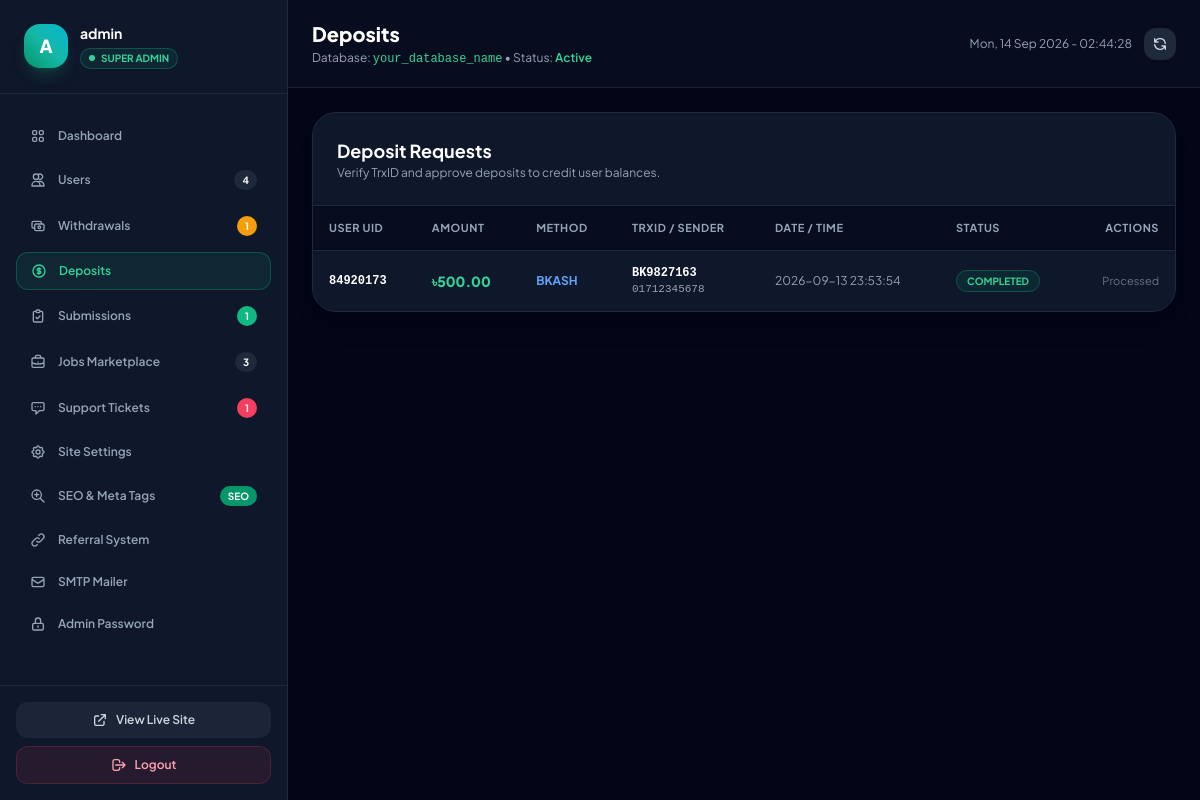
Page /admin/index.php?tab=deposits (signed in) on the committed database.
### tables this page shows
CREATE TABLE `wallet_transactions` (
  `id` VARCHAR(50) PRIMARY KEY,
  `user_id` VARCHAR(50) NOT NULL,
  `type` ENUM('deposit', 'withdrawal', 'task_earning', 'job_post', 'referral_bonus', 'daily_streak', 'campaign_spend') NOT NULL,
  `title` VARCHAR(255) NOT NULL,
  `title_bn` VARCHAR(255) NOT NULL,
  `amount_bdt` DECIMAL(12,2) NOT NULL,
  `amount_usd` DECIMAL(12,2) NOT NULL,
  `method` VARCHAR(50) NULL,
  `account_number` VARCHAR(50) NULL,
  `trx_id` VARCHAR(100) NULL,
  `status` ENUM('completed', 'pending', 'rejected') DEFAULT 'pending',
  `note` TEXT NULL,
  `created_at` DATETIME DEFAULT CURRENT_TIMESTAMP
);

### includes/functions.php (called while the page is built, shortened)
<?php
require_once __DIR__ . '/../config/env.php';
if (!function_exists('app_url')) {
    function app_url($path = '') {
        $base = get_base_app_url();
        $trimmedPath = ltrim($path, '/');
        return $trimmedPath ? "$base/$trimmedPath" : $base;
    }
}
if (!function_exists('sanitize_output')) {
    function sanitize_output($string) {
        return htmlspecialchars((string)$string, ENT_QUOTES | ENT_SUBSTITUTE, 'UTF-8');
    }
}

### config/env.php (called while the page is built, shortened)
<?php
if (!function_exists('env')) {
    function env($key, $default = null) {
        $val = getenv($key);
        if ($val !== false) {
            return $val;
        }
        return $default;
    }
}
if (!function_exists('get_base_app_url')) {
    function get_base_app_url() {
        $configured = env('APP_URL');
        $isHttps = (
            (!empty($_SERVER['HTTPS']) && $_SERVER['HTTPS'] !== 'off') ||
            (!empty($_SERVER['HTTP_X_FORWARDED_PROTO']) && $_SERVER['HTTP_X_FORWARDED_PROTO'] === 'https') ||
            (!empty($_SERVER['SERVER_PORT']) && $_SERVER['SERVER_PORT'] == 443)
        );
        $protocol = $isHttps ? 'https://' : 'http://';
        $host = $_SERVER['HTTP_HOST'] ?? 'localhost';
        return rtrim($protocol . $host, '/');
    }
}

### admin/index.php (the view, shortened to what this page needs)
<?php
require_once __DIR__ . '/../config/env.php';
require_once __DIR__ . '/../includes/functions.php';
$db = get_db();
    ?>
    <?php
$tab = $_GET['tab'] ?? 'dashboard';
if ($db) {
    try {
        $kpiUsers = (int)$db->query("SELECT COUNT(*) FROM users")->fetchColumn();
        $kpiJobs = (int)$db->query("SELECT COUNT(*) FROM jobs WHERE status = 'active'")->fetchColumn();
        $kpiPendingWithdrawals = (int)$db->query("SELECT COUNT(*) FROM wallet_transactions WHERE type = 'withdrawal' AND status = 'pending'")->fetchColumn();
        $kpiPendingDeposits = (int)$db->query("SELECT COUNT(*) FROM wallet_transactions WHERE type = 'deposit' AND status = 'pending'")->fetchColumn();
        $kpiPendingSubmissions = (int)$db->query("SELECT COUNT(*) FROM task_submissions WHERE status = 'pending'")->fetchColumn();
        $kpiOpenTickets = (int)$db->query("SELECT COUNT(*) FROM support_tickets WHERE status IN ('open', 'in_progress')")->fetchColumn();
    } catch (Exception $e) {}
}
$adminUsername = $_SESSION['admin_username'] ?? 'Admin';
?>
<!DOCTYPE html>
<html lang="en" class="dark">
<head>
  <script src="https://cdn.tailwindcss.com"></script>
</head>
<body class="bg-slate-950 text-slate-100 min-h-screen flex flex-col antialiased selection:bg-emerald-500 selection:text-white">
  <div class="flex-1 flex min-h-screen">
    <aside id="sidebarDrawer" class="fixed inset-y-0 left-0 z-50 w-72 bg-slate-900 border-r border-slate-800 flex flex-col transition-transform duration-300 transform -translate-x-full lg:translate-x-0 lg:static lg:z-auto">
      <div class="p-6 border-b border-slate-800 flex items-center justify-between">
        <div class="flex items-center gap-3">
          <div class="w-11 h-11 rounded-2xl bg-gradient-to-tr from-emerald-600 via-teal-500 to-cyan-500 flex items-center justify-center font-black text-white text-lg shadow-lg shadow-emerald-500/20">
            <?= strtoupper(substr($adminUsername, 0, 1)) ?>
          </div>
          <div>
            <h2 class="font-bold text-white text-sm leading-snug"><?= sanitize_output($adminUsername) ?></h2>
            <div class="inline-flex items-center gap-1.5 px-2 py-0.5 rounded-full bg-emerald-500/10 border border-emerald-500/30 text-[10px] font-bold text-emerald-400 mt-0.5">
              <span class="w-1.5 h-1.5 rounded-full bg-emerald-400 animate-pulse"></span>
              SUPER ADMIN
            </div>
          </div>
        </div>
      </div>
      <nav class="flex-1 px-4 py-6 space-y-1.5 overflow-y-auto custom-scrollbar">
        <?php
        foreach ($navItems as $k => $item):
            $isActive = ($tab === $k);
        ?>
          <a href="<?= app_url('admin/index.php?tab=' . $k) ?>" class="flex items-center justify-between px-3.5 py-2.5 rounded-xl text-xs font-semibold transition-all <?= $isActive ? 'bg-emerald-500/10 text-emerald-400 border border-emerald-500/30 shadow-sm' : 'text-slate-400 hover:text-white hover:bg-slate-800/60' ?>">
            <div class="flex items-center gap-3">
              <svg class="w-4 h-4 shrink-0 <?= $isActive ? 'text-emerald-400' : 'text-slate-400' ?>" fill="none" stroke="currentColor" viewBox="0 0 24 24"><?= $item['icon'] ?></svg>
              <span><?= $item['label'] ?></span>
            </div>
            <?php if (!empty($item['badge'])): ?>
              <span class="px-2 py-0.5 rounded-full text-[10px] font-bold text-white <?= $item['badgeColor'] ?? 'bg-slate-800 text-slate-300' ?>"><?= $item['badge'] ?></span>
            <?php endif; ?>
          </a>
        <?php endforeach; ?>
      </nav>
      <div class="p-4 border-t border-slate-800 space-y-2">
        <a href="<?= app_url() ?>" target="_blank" class="w-full flex items-center justify-center gap-2 py-2.5 px-4 rounded-xl bg-slate-800/80 hover:bg-slate-800 text-slate-300 hover:text-white text-xs font-semibold transition-colors">
          <svg class="w-4 h-4" fill="none" stroke="currentColor" viewBox="0 0 24 24"><path stroke-linecap="round" stroke-linejoin="round" stroke-width="2" d="M10 6H6a2 2 0 00-2 2v10a2 2 0 002 2h10a2 2 0 002-2v-4M14 4h6m0 0v6m0-6L10 14"/></svg>
          <span>View Live Site</span>
        </a>
        <a href="<?= app_url('admin/index.php?action=logout') ?>" class="w-full flex items-center justify-center gap-2 py-2.5 px-4 rounded-xl bg-rose-500/10 hover:bg-rose-500/20 text-rose-300 text-xs font-semibold transition-colors border border-rose-500/20">
          <svg class="w-4 h-4" fill="none" stroke="currentColor" viewBox="0 0 24 24"><path stroke-linecap="round" stroke-linejoin="round" stroke-width="2" d="M17 16l4-4m0 0l-4-4m4 4H7m6 4v1a3 3 0 01-3 3H6a3 3 0 01-3-3V7a3 3 0 013-3h4a3 3 0 013 3v1"/></svg>
          <span>Logout</span>
        </a>
      </div>
    </aside>
    <main class="flex-1 flex flex-col min-w-0 bg-slate-950 overflow-y-auto">
      <header class="px-6 py-5 bg-slate-900/40 border-b border-slate-800/80 flex items-center justify-between">
        <div>
          <h1 class="text-xl font-black text-white capitalize"><?= str_replace('_', ' ', $tab) ?></h1>
          <p class="text-xs text-slate-400 mt-0.5">Database: <span class="text-emerald-400 font-mono"><?= env('DB_NAME', 'bahubal2_Amaderjob8383') ?></span> &bull; Status: <span class="text-emerald-400 font-semibold">Active</span></p>
        </div>
        <div class="flex items-center gap-3">
          <span class="text-xs text-slate-400 hidden sm:inline"><?= date('D, d M Y - H:i:s') ?></span>
          <a href="<?= app_url('admin/index.php?tab=' . $tab) ?>" class="p-2 rounded-xl bg-slate-800 text-slate-300 hover:text-white transition-colors" title="Refresh">
            <svg class="w-4 h-4" fill="none" stroke="currentColor" viewBox="0 0 24 24"><path stroke-linecap="round" stroke-linejoin="round" stroke-width="2" d="M4 4v5h.582m15.356 2A8.001 8.001 0 004.582 9m0 0H9m11 11v-5h-.581m0 0a8.003 8.003 0 01-15.357-2m15.357 2H15"/></svg>
          </a>
        </div>
      </header>
      <div class="p-6 space-y-6">
        <?php if ($tab === 'deposits'): ?>
          <div class="bg-slate-900 rounded-3xl border border-slate-800 shadow-xl overflow-hidden">
            <div class="p-6 border-b border-slate-800">
              <h2 class="text-lg font-bold text-white">Deposit Requests</h2>
              <p class="text-xs text-slate-400">Verify TrxID and approve deposits to credit user balances.</p>
            </div>
            <?php
            $dList = [];
            if ($db) {
                try {
                    $dStmt = $db->query("SELECT * FROM wallet_transactions WHERE type = 'deposit' ORDER BY created_at DESC LIMIT 200");
                    $dList = $dStmt->fetchAll();
                } catch (Exception $e) {}
            }
            ?>
            <?php if (empty($dList)): ?>
              <div class="p-12 text-center text-slate-400 text-xs">No deposit records found in database.</div>
            <?php else: ?>
              <div class="overflow-x-auto">
                <table class="w-full text-left text-xs text-slate-300">
                  <thead class="bg-slate-950/60 text-slate-400 font-bold uppercase tracking-wider text-[11px] border-b border-slate-800">
                    <tr>
                      <th class="py-3.5 px-4">User UID</th>
                      <th class="py-3.5 px-4">Amount</th>
                      <th class="py-3.5 px-4">Method</th>
                      <th class="py-3.5 px-4">TrxID / Sender</th>
                      <th class="py-3.5 px-4">Date / Time</th>
                      <th class="py-3.5 px-4">Status</th>
                      <th class="py-3.5 px-4 text-right">Actions</th>
                    </tr>
                  </thead>
                  <tbody class="divide-y divide-slate-800/60">
                    <?php foreach ($dList as $item): ?>
                      <tr class="hover:bg-slate-800/30 transition-colors">
                        <td class="py-3.5 px-4 font-mono font-bold text-white"><?= sanitize_output($item['user_id']) ?></td>
                        <td class="py-3.5 px-4 font-black text-emerald-400 text-sm">৳<?= number_format($item['amount_bdt'], 2) ?></td>
                        <td class="py-3.5 px-4 uppercase font-bold text-blue-400"><?= sanitize_output($item['method'] ?? 'bKash') ?></td>
                        <td class="py-3.5 px-4 font-mono text-slate-200">
                          <span class="font-bold text-white"><?= sanitize_output($item['trx_id'] ?? 'N/A') ?></span>
                          <?php if (!empty($item['account_number'])): ?>
                            <span class="text-slate-400 text-[11px] block"><?= sanitize_output($item['account_number']) ?></span>
                          <?php endif; ?>
                        </td>
                        <td class="py-3.5 px-4 text-slate-400"><?= $item['created_at'] ?></td>
                        <td class="py-3.5 px-4">
                          <?php if ($item['status'] === 'completed'): ?>
                            <span class="px-2.5 py-1 rounded-full bg-emerald-500/10 border border-emerald-500/30 text-emerald-400 font-bold text-[10px]">COMPLETED</span>
                          <?php elseif ($item['status'] === 'rejected'): ?>
                            <span class="px-2.5 py-1 rounded-full bg-rose-500/10 border border-rose-500/30 text-rose-400 font-bold text-[10px]">REJECTED</span>
                          <?php else: ?>
                            <span class="px-2.5 py-1 rounded-full bg-amber-500/10 border border-amber-500/30 text-amber-400 font-bold text-[10px] animate-pulse">PENDING</span>
                          <?php endif; ?>
                        </td>
                        <td class="py-3.5 px-4 text-right">
                          <?php if ($item['status'] === 'pending'): ?>
                            <div class="flex items-center justify-end gap-2">
                              <form method="POST" action="<?= app_url('admin/index.php?tab=deposits') ?>" onsubmit="return confirm('Approve deposit of ৳<?= $item['amount_bdt'] ?> for <?= $item['user_id'] ?>?');">
                                <input type="hidden" name="csrf_token" value="<?= csrf_token() ?>">
                                <input type="hidden" name="admin_action" value="review_transaction">
                                <input type="hidden" name="tx_id" value="<?= sanitize_output($item['id']) ?>">
                                <input type="hidden" name="decision" value="approved">
                                <button type="submit" class="px-3 py-1.5 rounded-lg bg-emerald-500 hover:bg-emerald-600 text-white font-bold text-xs transition-colors shadow-sm">Credit Balance</button>
                              </form>
                              <form method="POST" action="<?= app_url('admin/index.php?tab=deposits') ?>" onsubmit="return confirm('Reject deposit transaction?');">
                                <input type="hidden" name="csrf_token" value="<?= csrf_token() ?>">
                                <input type="hidden" name="admin_action" value="review_transaction">
                                <input type="hidden" name="tx_id" value="<?= sanitize_output($item['id']) ?>">
                                <input type="hidden" name="decision" value="rejected">
                                <button type="submit" class="px-3 py-1.5 rounded-lg bg-rose-500/20 hover:bg-rose-500/40 text-rose-300 font-bold text-xs transition-colors border border-rose-500/30">Reject</button>
                              </form>
                            </div>
                          <?php else: ?>
                            <span class="text-slate-500 text-[11px]">Processed</span>
                          <?php endif; ?>
                        </td>
                      </tr>
                    <?php endforeach; ?>
                  </tbody>
                </table>
              </div>
            <?php endif; ?>
          </div>
        <?php endif; ?>
      </div>
    </main>
  </div>
</body>
</html>

### admin/index.php (style rules this page uses)
body { font-family: 'Plus Jakarta Sans', sans-serif; }

### rows in the picture
wallet_transactions: user "84920173", amount_bdt "500.00", method "BKASH", trx "BK9827163", account_number "01712345678", created_at "2026-09-13 23:53:54", status "COMPLETED"

### other values in the picture
substr($adminUsername, 0, 1) "A"
sanitize_output($adminUsername) "admin"
$item['label'] "Dashboard"
$item['label'] "Users"
$item['badge'] "4"
$item['label'] "Withdrawals"
$item['badge'] "1"
$item['label'] "Deposits"
$item['label'] "Submissions"
$item['label'] "Jobs Marketplace"
$item['badge'] "3"
$item['label'] "Support Tickets"
$item['label'] "Site Settings"
$item['label'] "SEO & Meta Tags"
$item['badge'] "SEO"
